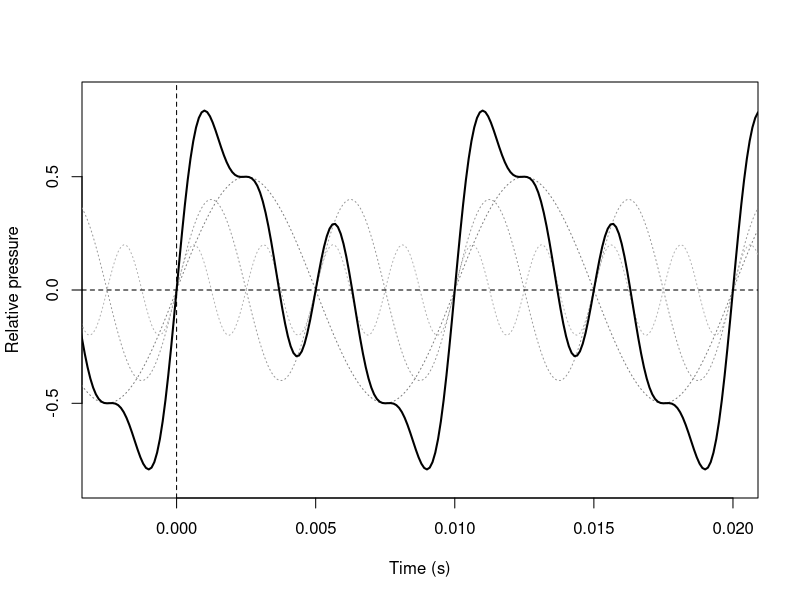

This chart was generated by the following R code: (Note: this script raises an error after producing the figure.)
## ---- chunk 1
xx <- seq(-0.1,0.1,by=.0001) # .1 ms
yy <- 0.5*sin(2*pi*100*xx) + 0.4*sin(2*pi*200*xx) + 0.2*sin(2*pi*400*xx)
T <- .01 # period
# f0 is 100 Hz, each period is 10 ms or 100 samples
plot( xx, yy, xlim=c(-0.0025,.020),
      ylim=c(-0.85,0.85), lwd=2, 
      xlab="Time (s)", ylab="Relative pressure", type="n")
lines( xx, 0.5*sin(2*pi*100*xx), lty="dotted", col="grey50" )
lines( xx, 0.4*sin(2*pi*200*xx), lty="dotted", col="grey60" )
lines( xx, 0.2*sin(2*pi*400*xx), lty="dotted", col="grey70" )
lines( xx, yy, lty=1, lwd=2 )
abline(h=0, lty=2)
abline(v=0, lty=2)
# abline(v=0.000475, lty=2)
# arrows( x0=0.00425, y0=min(yy), y1=max(yy), 
#         lwd=3, angle=15, col="darkred", code=3 )
# text( x=0.00425-0.0002, y=0.25, pos=2, cex=1.25, adj=0.8,
#       labels="Amplitude", col="darkred", srt=90 )
# # arrows( x0=0.0054, y0=-0, x1=.0054+T-0.0001,
# arrows( x0=0.0+T+0.000475, y0=-0, x1=0+T+T+0.000475-0.0001,
#         lwd=3, angle=15, col="darkred", code=3 )
# # half a period, centered, nudge left
# text( x=0+T+T/2+0.000475-0.0001, y=0, pos=1, labels="Period", cex=1.25, 
#       col="darkred", adj=0.5 )
# arrows( x0=0, y0=0.7, x1=.000475,
#         lwd=3, angle=15, col="darkred", code=3, length=0.1 )
# text( x=0, y=0.7, pos=2, cex=1.25, labels="Phase",
#       col="darkred", adj=1 )
## ---- chunk 2
knitr::include_graphics("figures/complex100n200n400.png")
## ---- chunk 3
knitr::include_graphics("figures/whitebrownnoises.png")
## ---- chunk 4
knitr::include_graphics("figures/ADSR_parameter.png")
